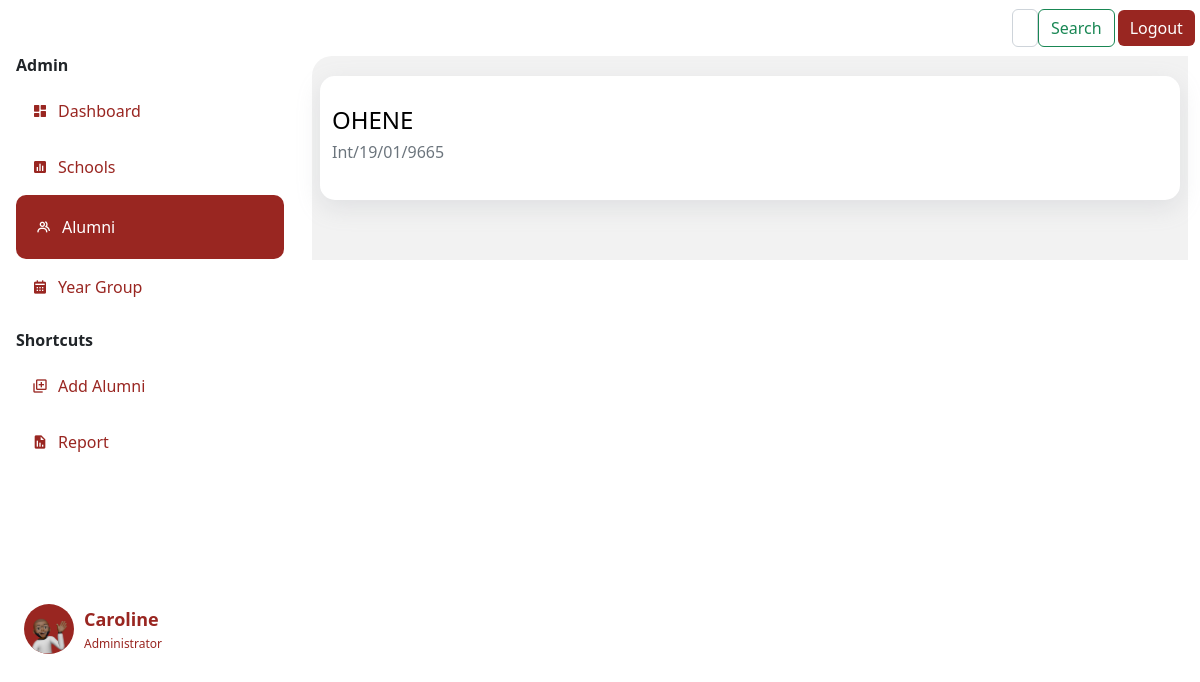
Page /list (signed in) on the earlier database version.
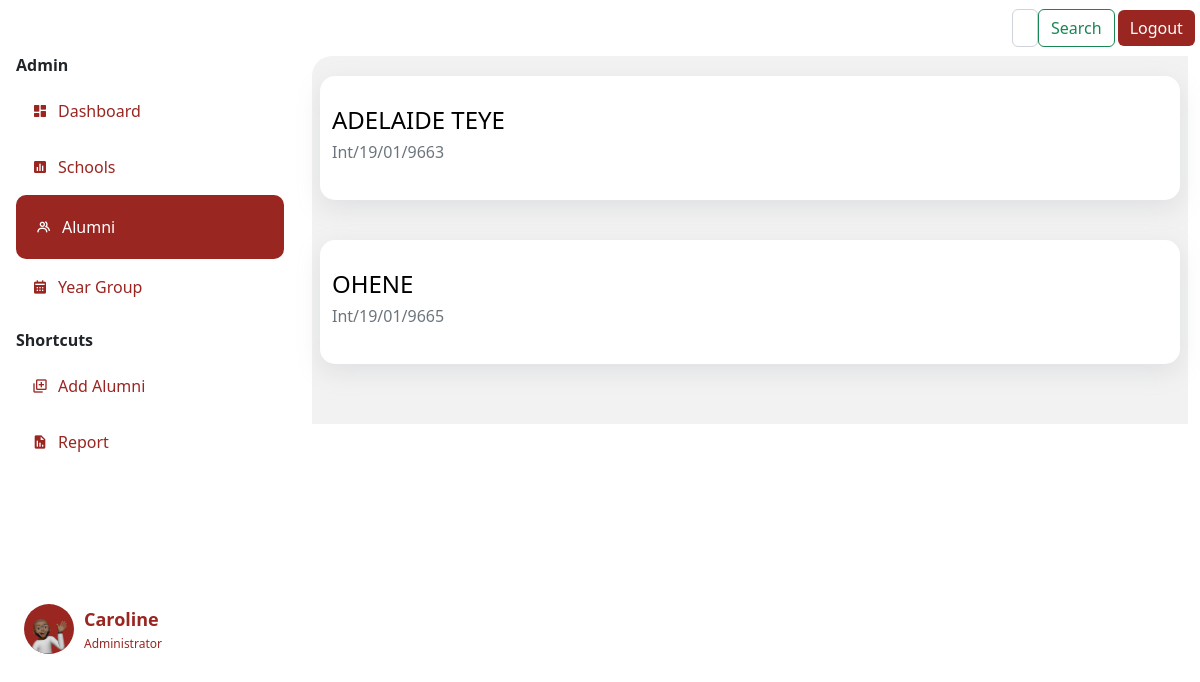
Same page on the later database version.
### app.py (models this page shows)
class User(db.Model,UserMixin):
    id= db.Column(db.Integer, primary_key=True)
    fullname= db.Column(db.String()  )
    indexnumber= db.Column(db.Integer())
    gender= db.Column(db.String()    )
    school= db.Column(db.String()    )
    department= db.Column(db.String()    )
    program= db.Column(db.String()   )
    completed= db.Column(db.Integer()     )
    admitted= db.Column(db.Integer()  )
    email= db.Column(db.String()     )
    telephone= db.Column(db.String()     )
    hall= db.Column(db.String()  )
    nationality= db.Column(db.String()   )
    address= db.Column(db.String()   )
    work= db.Column(db.String()  )
    guardian= db.Column(db.String()  )
    kin= db.Column(db.String()   )
    relationship= db.Column(db.String()  )
    marital= db.Column(db.String()   )
    health= db.Column(db.String()    )
    extra= db.Column(db.String()     )
    image_file = db.Column(db.String(20))
    def __repr__(self):
        return f"User('{self.id}', {self.fullname}, {self.gender}'"

### app.py (the view)
@app.route('/list', methods=['GET', 'POST'])
@login_required
def lists():
    print("Fetching all")
    users=User.query.order_by(User.id.desc()).all()
    print(users)
    print(current_user)
    return render_template("list.html", users=users, current_user=current_user, title="list")

### forms.py
class Search(FlaskForm):
    searched = StringField('Searched', validators=[DataRequired()])
    submit = SubmitField('Search')

### app.py (called while the page is built)
@login_manager.user_loader
def load_user(user_id):
    return Person.query.get(int(user_id))

@app.context_processor
def base():
    form=Search()
    return dict(form=form)

    def __repr__(self):
        return f"Person('{self.id}', {self.name}', {self.yearCompleted})"

### templates/list.html
{% extends 'layout.html' %}
{% block body %}
<div class="row">
    {%for user in users%}
      <div class="department-item" data-aos="fade-down-left">
        <a href="{{url_for("list", userid=user.id)}}" style="text-decoration: none; color: #992621;">
          <h4 class="names"> {{user.fullname}}</h4>
          <h6 class="text-muted">{{user.indexnumber}}</h6>
      </a>
      </div>
    {% endfor %}
    </div>
{% endblock body %}

Differences in the rows shown:
added User: fullname "ADELAIDE TEYE", indexnumber "Int/19/01/9663"
